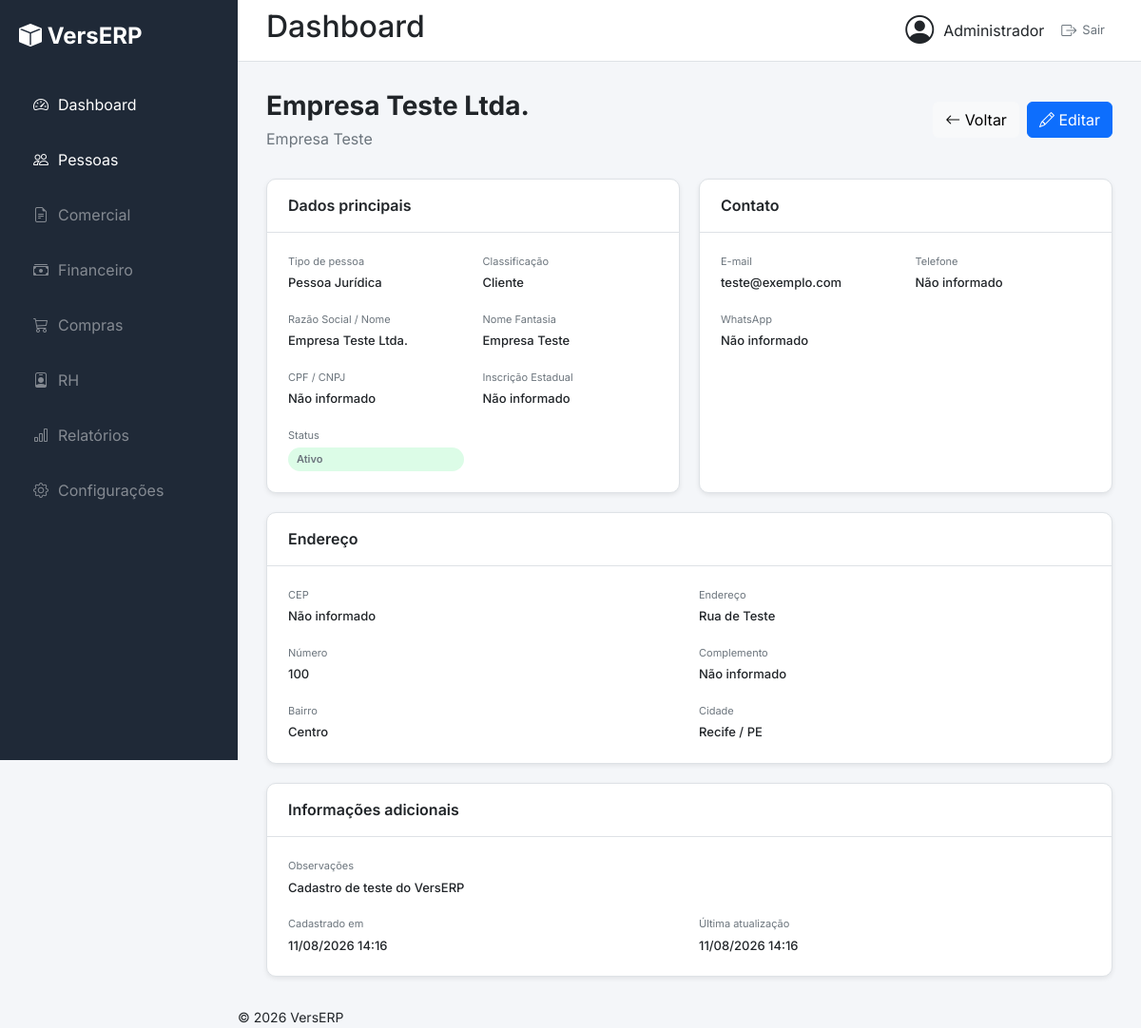
Page /pessoas/1/ (signed in) on the committed database.
### pessoas/models.py (models this page shows, shortened)
class Pessoa(models.Model):
    class TipoPessoa(models.TextChoices):
        FISICA = "PF", "Pessoa Física"
        JURIDICA = "PJ", "Pessoa Jurídica"
    class Classificacao(models.TextChoices):
        CLIENTE = "CLIENTE", "Cliente"
        FORNECEDOR = "FORNECEDOR", "Fornecedor"
        AMBOS = "AMBOS", "Cliente e Fornecedor"
    tipo_pessoa = models.CharField(
        max_length=2,
        choices=TipoPessoa.choices,
        default=TipoPessoa.JURIDICA,
        verbose_name="Tipo de pessoa",
    )
    classificacao = models.CharField(
        max_length=15,
        choices=Classificacao.choices,
        default=Classificacao.CLIENTE,
        verbose_name="Classificação",
    )
    razao_social = models.CharField(
        max_length=200,
        verbose_name="Razão social / Nome",
    )
    nome_fantasia = models.CharField(
        max_length=200,
        blank=True,
        verbose_name="Nome fantasia",
    )
    cpf_cnpj = models.CharField(
        max_length=18,
        blank=True,
        verbose_name="CPF / CNPJ",
    )
    inscricao_estadual = models.CharField(
        max_length=20,
        blank=True,
        verbose_name="Inscrição estadual",
    )
    email = models.EmailField(
        blank=True,
        verbose_name="E-mail",
    )
    telefone = models.CharField(
        max_length=20,
        blank=True,
        verbose_name="Telefone",
    )
    whatsapp = models.CharField(
        max_length=20,
        blank=True,
        verbose_name="WhatsApp",
    )
    cep = models.CharField(
        max_length=9,
        blank=True,
        verbose_name="CEP",
    )
    endereco = models.CharField(
        max_length=200,
        blank=True,
        verbose_name="Endereço",
    )
    numero = models.CharField(
        max_length=20,
        blank=True,
        verbose_name="Número",
    )
    complemento = models.CharField(
        max_length=100,
        blank=True,
        verbose_name="Complemento",
    )
    bairro = models.CharField(
        max_length=100,
        blank=True,
        verbose_name="Bairro",
    )
    cidade = models.CharField(
        max_length=100,
        blank=True,
        verbose_name="Cidade",
    )
    estado = models.CharField(
        max_length=2,
        blank=True,
        verbose_name="Estado",
    )
    observacoes = models.TextField(
        blank=True,
        verbose_name="Observações",
    )
    ativo = models.BooleanField(
        default=True,
        verbose_name="Ativo",
    )
    criado_em = models.DateTimeField(
        auto_now_add=True,
        verbose_name="Criado em",
    )
    atualizado_em = models.DateTimeField(
        auto_now=True,
        verbose_name="Atualizado em",
    )
    class Meta:
        verbose_name = "Pessoa"
        verbose_name_plural = "Pessoas"
        ordering = ["razao_social"]

### pessoas/views.py (the view)
@login_required
@permission_required("pessoas.view_pessoa", raise_exception=True)
def detalhe_pessoa(request, pk):
    pessoa = get_object_or_404(Pessoa, pk=pk)
    contexto = {
        "pessoa": pessoa,
    }
    return render(
        request,
        "pessoas/detalhe.html",
        contexto,
    )

### templates/pessoas/detalhe.html (shortened to what this page needs)
{% extends "base.html" %}
{% block content %}
<div class="page-header">
    <div>
        <h1>{{ pessoa.razao_social }}</h1>
        <p>
            {% if pessoa.nome_fantasia %}
                {{ pessoa.nome_fantasia }}
            {% else %}
                Cadastro de pessoa
            {% endif %}
        </p>
    </div>
    <div class="page-actions">
        <a
            href="{% url 'pessoas:lista' %}"
            class="btn btn-light"
        >
            <i class="bi bi-arrow-left"></i>
            Voltar
        </a>
        {% if perms.pessoas.change_pessoa %}
        <a
            href="{% url 'pessoas:editar' pessoa.pk %}"
            class="btn btn-primary"
        >
            <i class="bi bi-pencil"></i>
            Editar
        </a>
        {% endif %}
    </div>
</div>
<div class="detail-grid">
    <section class="detail-card">
        <div class="detail-card-header">
            <h2>Dados principais</h2>
        </div>
        <div class="detail-card-body">
            <div class="detail-item">
                <span>Tipo de pessoa</span>
                <strong>
                    {{ pessoa.get_tipo_pessoa_display }}
                </strong>
            </div>
            <div class="detail-item">
                <span>Classificação</span>
                <strong>
                    {{ pessoa.get_classificacao_display }}
                </strong>
            </div>
            <div class="detail-item">
                <span>Razão Social / Nome</span>
                <strong>
                    {{ pessoa.razao_social }}
                </strong>
            </div>
            <div class="detail-item">
                <span>Nome Fantasia</span>
                <strong>
                    {{ pessoa.nome_fantasia|default:"Não informado" }}
                </strong>
            </div>
            <div class="detail-item">
                <span>CPF / CNPJ</span>
                <strong>
                    {% if pessoa.cpf_cnpj %}
                        {{ pessoa.cpf_cnpj_formatado }}
                    {% else %}
                        Não informado
                    {% endif %}
                </strong>
            </div>
            <div class="detail-item">
                <span>Inscrição Estadual</span>
                <strong>
                    {{ pessoa.inscricao_estadual|default:"Não informado" }}
                </strong>
            </div>
            <div class="detail-item">
                <span>Status</span>
                {% if pessoa.ativo %}
                    <span class="status-badge status-active">
                        Ativo
                    </span>
                {% else %}
                    <span class="status-badge status-inactive">
                        Inativo
                    </span>
                {% endif %}
            </div>
        </div>
    </section>
    <section class="detail-card">
        <div class="detail-card-header">
            <h2>Contato</h2>
        </div>
        <div class="detail-card-body">
            <div class="detail-item">
                <span>E-mail</span>
                <strong>
                    {{ pessoa.email|default:"Não informado" }}
                </strong>
            </div>
            <div class="detail-item">
                <span>Telefone</span>
                <strong>
                    {{ pessoa.telefone|default:"Não informado" }}
                </strong>
            </div>
            <div class="detail-item">
                <span>WhatsApp</span>
                <strong>
                    {{ pessoa.whatsapp|default:"Não informado" }}
                </strong>
            </div>
        </div>
    </section>
    <section class="detail-card detail-card-full">
        <div class="detail-card-header">
            <h2>Endereço</h2>
        </div>
        <div class="detail-card-body">
            <div class="detail-item">
                <span>CEP</span>
                <strong>
                    {{ pessoa.cep|default:"Não informado" }}
                </strong>
            </div>
            <div class="detail-item">
                <span>Endereço</span>
                <strong>
                    {{ pessoa.endereco|default:"Não informado" }}
                </strong>
            </div>
            <div class="detail-item">
                <span>Número</span>
                <strong>
                    {{ pessoa.numero|default:"Não informado" }}
                </strong>
            </div>
            <div class="detail-item">
                <span>Complemento</span>
                <strong>
                    {{ pessoa.complemento|default:"Não informado" }}
                </strong>
            </div>
            <div class="detail-item">
                <span>Bairro</span>
                <strong>
                    {{ pessoa.bairro|default:"Não informado" }}
                </strong>
            </div>
            <div class="detail-item">
                <span>Cidade</span>
                <strong>
                    {% if pessoa.cidade %}
                        {{ pessoa.cidade }}
                        {% if pessoa.estado %}
                            / {{ pessoa.estado }}
                        {% endif %}
                    {% else %}
                        Não informado
                    {% endif %}
                </strong>
            </div>
        </div>
    </section>
    <section class="detail-card detail-card-full">
        <div class="detail-card-header">
            <h2>Informações adicionais</h2>
        </div>
        <div class="detail-card-body">
            <div class="detail-item detail-item-full">
                <span>Observações</span>
                <strong>
                    {{ pessoa.observacoes|default:"Nenhuma observação cadastrada." }}
                </strong>
            </div>
            <div class="detail-item">
                <span>Cadastrado em</span>
                <strong>
                    {{ pessoa.criado_em|date:"d/m/Y H:i" }}
                </strong>
            </div>
            <div class="detail-item">
                <span>Última atualização</span>
                <strong>
                    {{ pessoa.atualizado_em|date:"d/m/Y H:i" }}
                </strong>
            </div>
        </div>
    </section>
</div>
{% endblock %}

### templates/includes/header.html (shortened to what this page needs)
<header class="header">
    <div>
        <h2>Dashboard</h2>
    </div>
    <div class="user">
        <i class="bi bi-person-circle"></i>
        <span>
            {% if request.user.first_name %}
                {{ request.user.first_name }}
            {% else %}
                {{ request.user.username }}
            {% endif %}
        </span>
        <form
            method="post"
            action="{% url 'core:logout' %}"
            class="logout-form"
        >
            <button
                type="submit"
                class="logout-button"
                title="Sair do VersERP"
            >
                <i class="bi bi-box-arrow-right"></i>
                <span>Sair</span>
            </button>
        </form>
    </div>
</header>

### static/css/style.css (style rules this page uses)
* { margin: 0; padding: 0; box-sizing: border-box; }
html { scroll-behavior: smooth; }
body { background: var(--background); color: var(--text); font-family: "Inter", sans-serif; overflow-x: hidden; }

### static/css/base/variables.css (style rules this page uses)
:root { --primary: #1F4E79; --primary-hover: #163A5C; --secondary: #5C6F82; --success: #198754; --warning: #FFC107; --danger: #DC3545; --info: #0DCAF0; --background: #F4F6F9; --surface: #FFFFFF; --border: #DEE2E6; --text: #212529; --text-light: #6C757D; --sidebar-bg: #1F2937; --sidebar-hover: #374151; --sidebar-active: #1F4E79; --sidebar-text: #FFFFFF; --header-height: 65px; --space-xs: 4px; --space-sm: 8px; --space-md: 16px; --space-lg: 24px; --space-xl: 32px; --radius-sm: 6px; --radius-md: 10px; --radius-lg: 14px; --shadow-sm: 0 2px 5px rgba(0,0,0,.08); --shadow-md: 0 6px 15px rgba(0,0,0,.10); --shadow-lg: 0 10px 30px rgba(0,0,0,.15); --transition: .25s; }

### static/css/layout/header.css (style rules this page uses)
.header { height:65px; background:white; display:flex; justify-content:space-between; align-items:center; padding:0 30px; border-bottom:1px solid var(--border); }
.user { display:flex; align-items:center; gap:10px; }
.user i { font-size:30px; }
.user { display: flex; align-items: center; gap: 10px; }
.logout-form { margin: 0; }
.logout-button { display: inline-flex; align-items: center; gap: 6px; border: 0; background: transparent; color: var(--text-light); font: inherit; font-size: 13px; cursor: pointer; padding: 6px 8px; border-radius: 6px; transition: background 0.2s ease, color 0.2s ease; }
.logout-button i { font-size: 16px; }

### static/css/pages/dashboard.css (style rules this page uses)
.page-header { display: flex; justify-content: space-between; align-items: center; margin-bottom: 30px; }
.page-header h1 { margin: 0; font-size: 28px; font-weight: 700; }
.page-header p { margin: 5px 0 0; color: var(--text-light); }

### static/css/pages/clientes.css (style rules this page uses)
.status-badge { display: inline-flex; align-items: center; padding: 4px 9px; border-radius: 999px; font-size: 11px; font-weight: 600; }
.status-active { color: #166534; background: #dcfce7; }
.detail-grid { display: grid; grid-template-columns: 1fr 1fr; gap: 20px; }
.detail-card { background: var(--surface); border: 1px solid var(--border); border-radius: var(--radius-md); box-shadow: var(--shadow-sm); overflow: hidden; }
.detail-card-full { grid-column: 1 / -1; }
.detail-card-header { padding: 18px 22px; border-bottom: 1px solid var(--border); }
.detail-card-header h2 { margin: 0; font-size: 16px; font-weight: 600; }
.detail-card-body { display: grid; grid-template-columns: repeat(2, 1fr); gap: 20px; padding: 22px; }
.detail-item { display: flex; flex-direction: column; gap: 5px; }
.detail-item-full { grid-column: 1 / -1; }
.detail-item span { font-size: 11px; color: var(--text-light); }
.detail-item strong { font-size: 13px; font-weight: 500; word-break: break-word; }
.page-actions { display: flex; gap: 8px; }

### rows in the picture
Pessoa: razao_social "Empresa Teste Ltda.", nome_fantasia "Empresa Teste", tipo_pessoa "Pessoa Jurídica", classificacao "Cliente", inscricao_estadual "Não informado", email "teste@exemplo.com", telefone "Não informado", whatsapp "Não informado", cep "Não informado", endereco "Rua de Teste", numero "100", complemento "Não informado", bairro "Centro", cidade "Recife", estado "PE", observacoes "Cadastro de teste do VersERP", criado_em "11/08/2026 14:16", atualizado_em "11/08/2026 14:16"

### other values in the picture
{{ request.user.first_name }} "Administrador"
